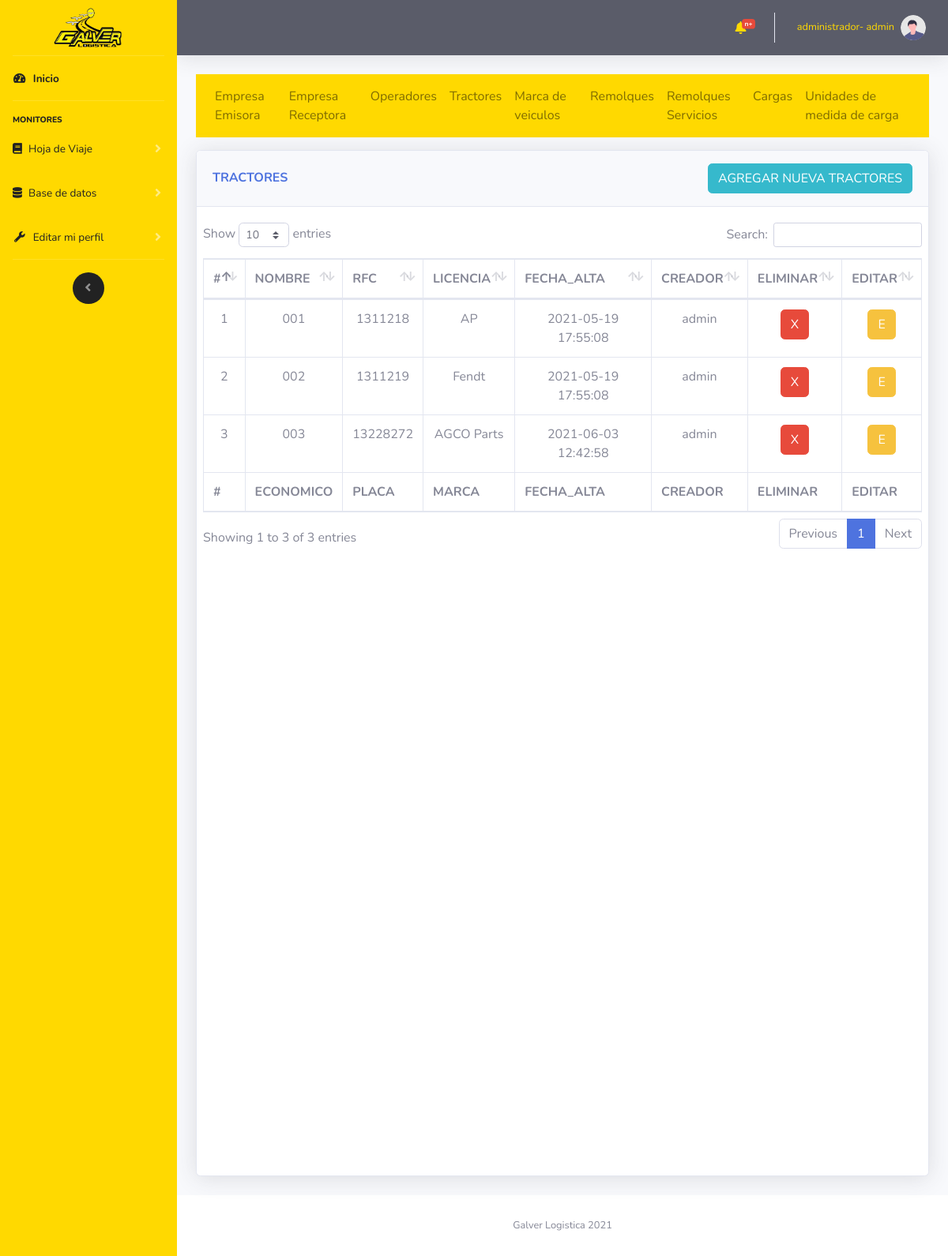
The app's page /vistas/tractores.php (signed in), older data.
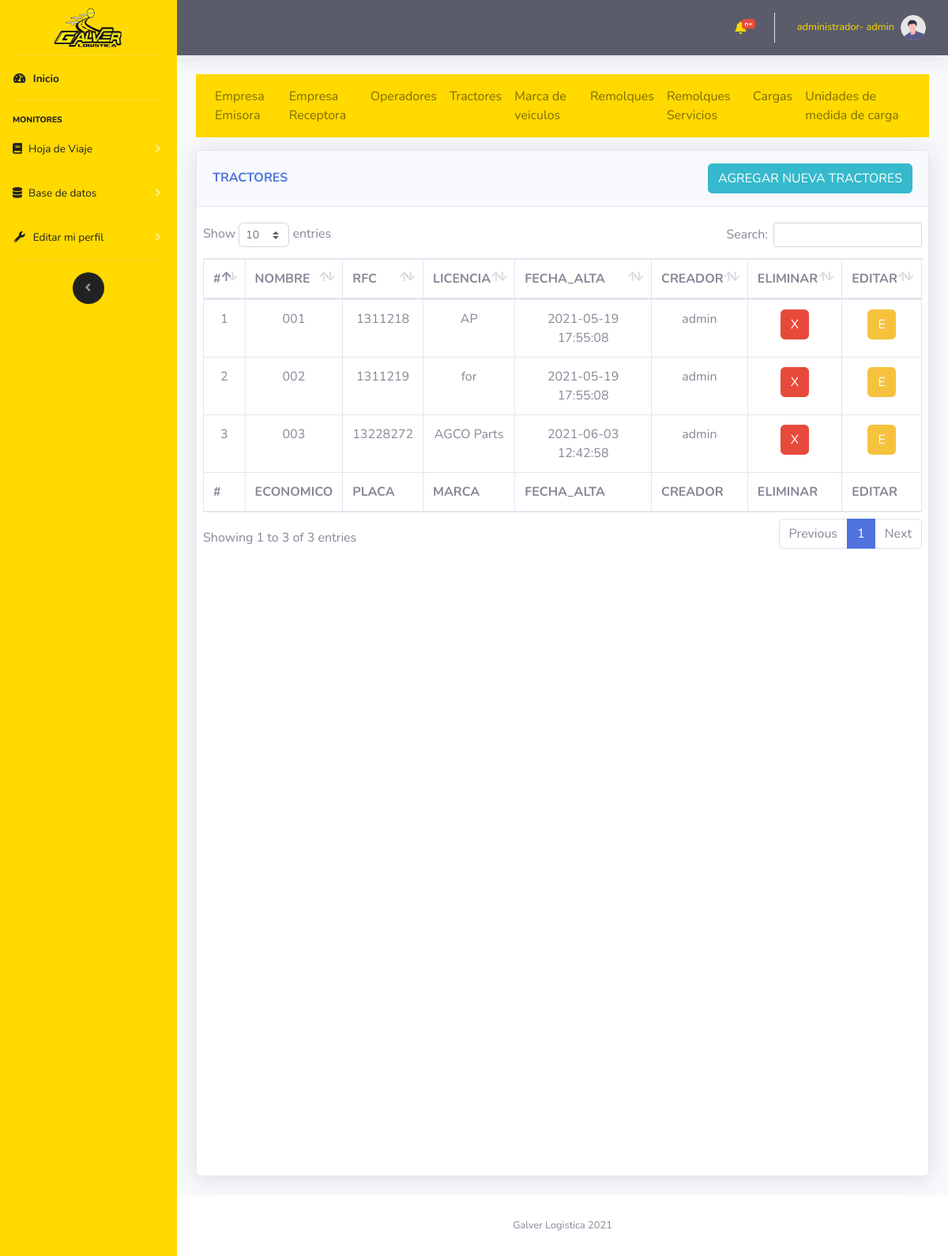
The same page, newer data.
### tables this page shows
CREATE TABLE `tractor` (
  `tractorId` int(11) NOT NULL,
  `tractorPlaca` varchar(50) NOT NULL,
  `tractorEconomico` varchar(50) NOT NULL,
  `usuarioId` int(11) NOT NULL,
  `tractorFechaCreacion` datetime NOT NULL,
  `tractorMarcaId` int(11) NOT NULL
);

CREATE TABLE `tractor_marca` (
  `tractorMarcaId` int(11) NOT NULL,
  `tractorMarcaNombre` varchar(200) NOT NULL,
  `tractorMarcaCreacion` datetime NOT NULL,
  `usuarioId` int(11) NOT NULL
);

CREATE TABLE `usuario` (
  `usuarioId` int(11) NOT NULL,
  `usuarioNombre` varchar(30) NOT NULL,
  `usuarioPassword` varchar(20) NOT NULL,
  `usuarioTipoId` int(11) NOT NULL,
  `usuarioCreacion` datetime NOT NULL
);

### controlador/modulos/selects.php (called while the page is built, shortened)
<?php
    function muestraTractores($mysqli)
    {
        $result = $mysqli->query(
        "SELECT * FROM `tractor`
        INNER JOIN usuario ON usuario.usuarioId= tractor.usuarioId
        INNER JOIN tractor_marca ON tractor_marca.tractorMarcaId= tractor.tractorMarcaId
        ");
        return $result;
    }
?>

### vistas/tractores.php (the view, shortened to what this page needs)
<?php
    include "../import/componentes/head.php";
    include "../import/componentes/navbarLateral.php";
    include "../import/componentes/navbarHorizontal.php";
?>
<?php
    include "../controlador/coneccion/config.php";
    include "../controlador/modulos/selects.php";
?>
<div class="container-fluid">
    <?php
        include "../import/componentes/nav1.php";
    ?>
    <div class="row">
            <div class="col-12">
                <div class="card shadow mb-4 card_hdv">
                    <div class="card-header py-3 d-flex flex-row align-items-center justify-content-between">
                        <h6 class="m-0 font-weight-bold text-primary">TRACTORES</h6>
                        <button type="button" class="btn btn-info  d-none d-md-block" data-toggle="modal"
                            data-target="#INSERT">AGREGAR NUEVA TRACTORES</button>
                    </div>
                    <div class="card-body">
                        <div class="chart-area ">
                            <div class="row">
                                <div class="cardScroll table-responsive">
                                    <table class="table table-bordered" id="dataTable" width="100%" cellspacing="0">
                                        <thead>
                                            <tr>
                                                <th scope="col">#</th>
                                                <th scope="col">NOMBRE</th>
                                                <th scope="col">RFC</th>
                                                <th scope="col">LICENCIA</th>
                                                <th scope="col">FECHA_ALTA</th>
                                                <th scope="col">CREADOR</th>
                                                <th scope="col">ELIMINAR</th>
                                                <th scope="col">EDITAR</th>
                                            </tr>
                                        </thead>
                                        <tfoot>
                                            <tr>
                                                <th scope="col">#</th>
                                                <th scope="col">ECONOMICO</th>
                                                <th scope="col">PLACA</th>
                                                <th scope="col">MARCA</th>
                                                <th scope="col">FECHA_ALTA</th>
                                                <th scope="col">CREADOR</th>
                                                <th scope="col">ELIMINAR</th>
                                                <th scope="col">EDITAR</th>
                                            </tr>
                                        </tfoot>
                                        <tbody class=" text-center">
                                            <?php
                                        $datos=muestraTractores($mysqli);
                                        while ($filas =$datos->fetch_assoc()) {
                                            echo
                                            "<tr>".
                                            "<td>".$filas["tractorId"]."</td>".
                                            "<td>".$filas["tractorEconomico"]."</td>".
                                            "<td>".$filas["tractorPlaca"]."</td>".
                                            "<td>".$filas["tractorMarcaNombre"]."</td>".
                                            "<td>".$filas["tractorFechaCreacion"]."</td>".
                                            "<td>".$filas["usuarioNombre"]."</td>".
                                            "<td><button type='button' class='btn btn-danger' onclick='eliminarTractor(".$filas["tractorId"].")')>X</button></td>".
                                            "<td><button type='button' class='btn btn-warning' data-toggle='modal'
                                            data-target='#UPDATE' onclick='editarPaso1Id(".$filas["tractorId"].")'>E</button></td>".
                                            "</tr>";
                                        }
                                        ?>
                                        </tbody>
                                    </table>
                                </div>
                            </div>
                        </div>
                    </div>
                </div>
            </div>
    </div>
    <?php
        include "../import/componentes/footer.php";
        include "../import/componentes/js/main.php";
    ?>

Row changes from the older to the newer data that the page shows:
changed through a linked row, tractor id 2: tractorMarcaId.tractorMarcaNombre "Fendt" → "for"
